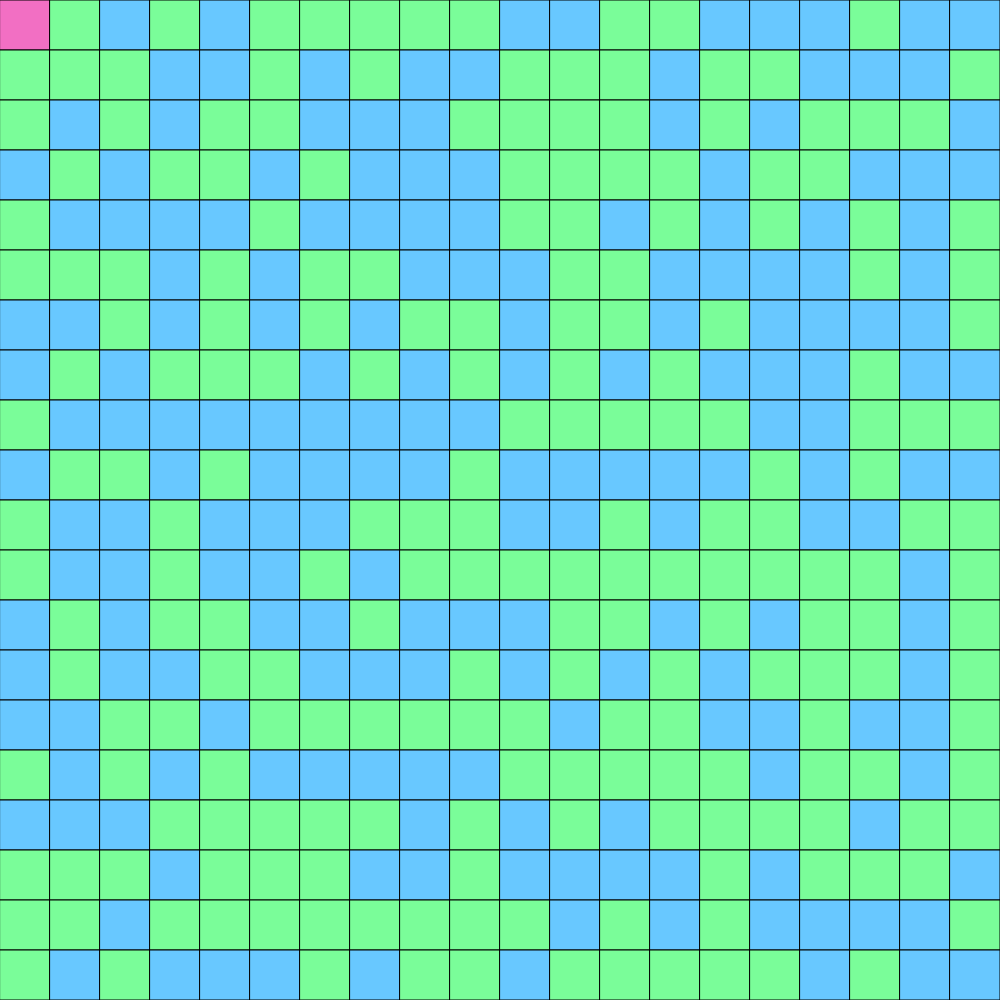
Frame 1 (no input)
Frame 60 (no input): identical to frame 1, image omitted
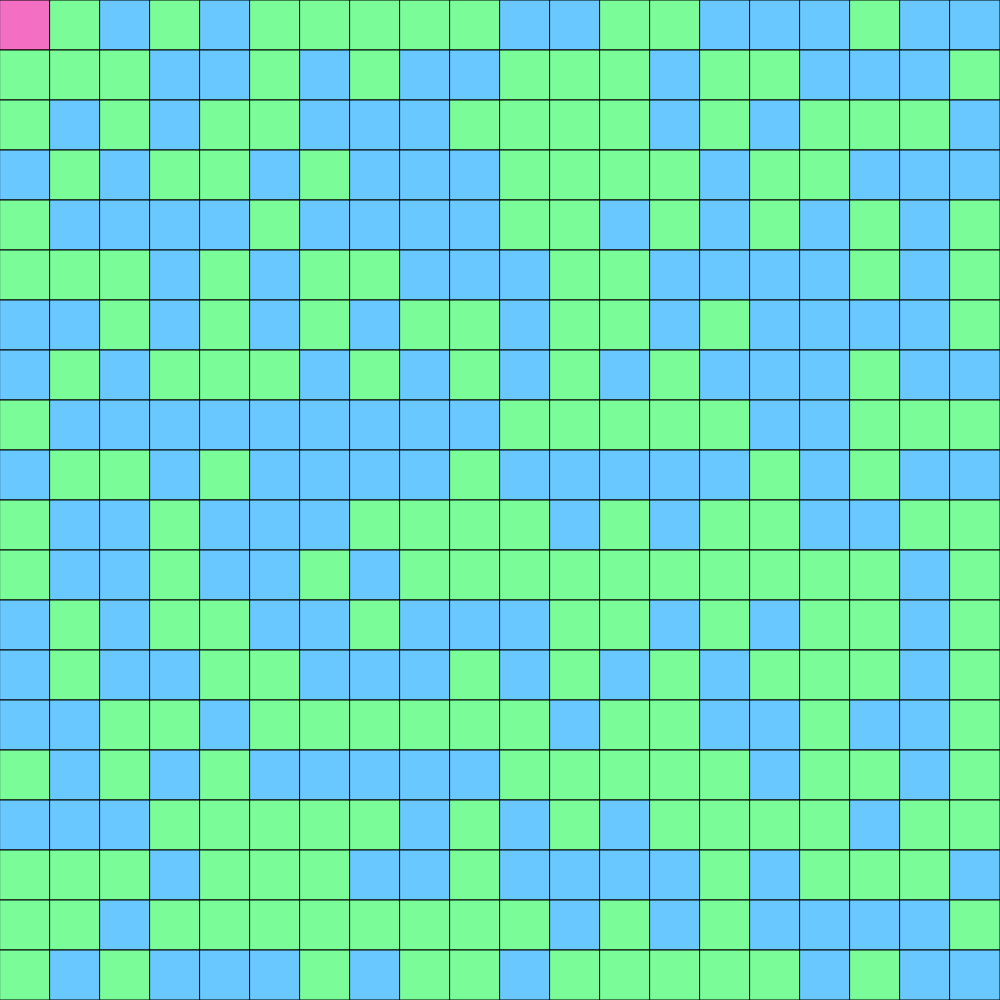
Frame 120 (the mouse pressed at the canvas centre since frame 60)

The p5.js sketch that drew these frames (run headless with seeded random() and noise() and a simulated clock; from frame 60 on, the mouse is pressed at the canvas centre):

// p5.js sketch
// ── sketch.js
// Character Grid demo

let grid;
let cellSize;
const GRID_SIZE = 20;
const OPEN_TILE = 0;
const CLOSED_TILE = 1;
const PLAYER = 7;
let thePlayer = {
  x: 0,
  y: 0,
};
let isAlive = true;

function setup() {
  if ( windowWidth < windowHeight) {
    createCanvas(windowWidth, windowWidth);
  }
  else {
    createCanvas(windowHeight, windowHeight);
  }
  cellSize = height/GRID_SIZE;
  grid = generateRandomGrid(GRID_SIZE, GRID_SIZE);

  grid[thePlayer.y][thePlayer.x] = PLAYER;
}

function windowResized() {
  if ( windowWidth < windowHeight) {
    resizeCanvas(windowWidth, windowWidth);
  }
  else {
    resizeCanvas(windowHeight, windowHeight);
  }
  cellSize = height/GRID_SIZE;
}

function draw() {
  background(12,23,53);
  displayGrid();

}

function keyPressed() {
  if (key === "r") {
    grid = generateRandomGrid(GRID_SIZE, GRID_SIZE);
  }
  if (key === "e") {
    grid = generateEmptyGrid(GRID_SIZE, GRID_SIZE);
  }
  if (key === "w") {
    movePlayer(thePlayer.x , thePlayer.y - 1);
  }
  if (key === "s") {
    movePlayer(thePlayer.x , thePlayer.y + 1);
  }
  if (key === "a") {
    movePlayer(thePlayer.x - 1 , thePlayer.y);
  }
  if (key === "d") {
    movePlayer(thePlayer.x + 1 , thePlayer.y);
  }
}

function movePlayer(x, y) {
  if (x >= 0 && x < GRID_SIZE && y >= 0 && y < GRID_SIZE ) { //&& grid[y][x] === OPEN_TILE
    let oldX = thePlayer.x;
    let oldY = thePlayer.y;
  
    thePlayer.x = x;
    thePlayer.y = y;
  
    //grid[oldY][oldX] = OPEN_TILE;
    grid[thePlayer.y][thePlayer.x] = PLAYER;
  
    grid[thePlayer.y][thePlayer.x] = PLAYER;
    
  }
  // if (grid[thePlayer.y][thePlayer.x] === CLOSED_TILE || grid[thePlayer.y][thePlayer.x] === PLAYER) {
  //   isAlive = false;
  // }
}

function mousePressed() {
  let x = Math.floor(mouseX/cellSize);
  let y = Math.floor(mouseY/cellSize);
  
  toggleCell(x,y);
  // toggleCell(x+1,y);
  // toggleCell(x-1,y);
  // toggleCell(x,y+1);
  // toggleCell(x,y-1);
  
}

function toggleCell(x,y) {
  if (x >= 0 && x < GRID_SIZE && y >=0 && y < GRID_SIZE) {
    if (grid[y][x] === CLOSED_TILE) {
      grid[y][x] = OPEN_TILE;
    }
    else if (grid[y][x] === OPEN_TILE) {
      grid[y][x] = CLOSED_TILE;
    }
  }
}

function displayGrid() {
  for (let y = 0; y < GRID_SIZE; y++) {
    for (let x = 0; x < GRID_SIZE; x++) {
      if (grid[y][x] === CLOSED_TILE) {
        fill(122,253,153);
      }
      else if (grid[y][x] === OPEN_TILE) {
        fill(104,200,255);
      }
      else if (grid[y][x] === PLAYER) {
        fill(242,111,195);
      }
      square(x * cellSize , y * cellSize , cellSize);
    }
  }
}

function generateRandomGrid(cols, rows){
  let newGrid = [];
  for (let y = 0; y < rows; y++) {
    newGrid.push([]);
    for (let x = 0; x < cols; x++) {
      //make it 1 or 0 50/50
      if (random(100) < 50 ) {
        newGrid[y].push(CLOSED_TILE);

      }
      else {
        newGrid[y].push(OPEN_TILE);
      }

    }
  }
  return newGrid;

}

function generateEmptyGrid(cols, rows) {
  let newGrid = [];
  for (let y = 0; y < rows; y++) {
    newGrid.push([]);
    for (let x = 0; x < cols; x++) {
      newGrid[y].push(OPEN_TILE);


    }
  }
  return newGrid;
}
